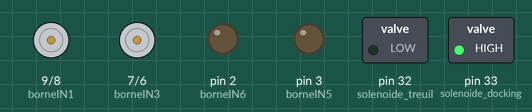
Bench run of a sketch on a simulated Arduino Mega 2560, built with avr-gcc and run on an emulated ATmega2560. On the bench: motor-driver pin pairs drawn as motors (green arrow = first pin HIGH = forward, orange = second pin HIGH = backward, longer = more drive, scaled by the enable pin), switched loads named in the sketch (green lamp = pin HIGH), output pins drawn as LEDs (lit = HIGH). At 26.0 s the program stops and its outputs stay as they are.

Above: at 0.1 s.
At 2.1 s:
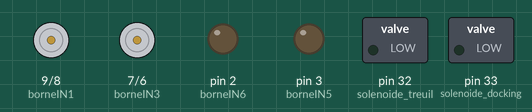
At 4.6 s:
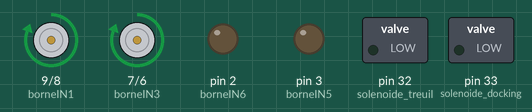
At 10.6 s:
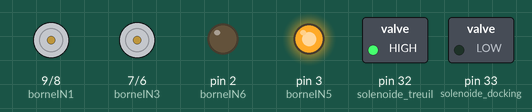
At 25.1 s:
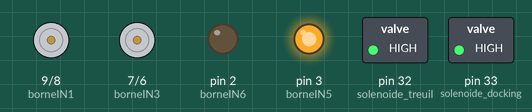
Timing chart, 0 to 26.6 s (numbered marks = the images above):
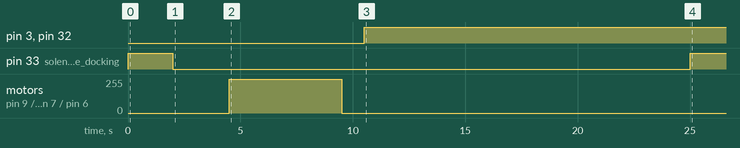

Measured:
- by itself, pin 3 (borneIN5), pin 32 (solenoide_treuil): LOW → HIGH at 10.5 s
- by itself, pin 33 (solenoide_docking): LOW → HIGH at 0.00 s, → LOW 2.0 s later, → HIGH 23.0 s later
- by itself, motor on pin 9 (borneIN1) / pin 8 (borneIN2), motor on pin 7 (borneIN3) / pin 6 (borneIN4): stopped → forward 255/255 at 4.5 s, → stopped 5.0 s later

The sketch:

Code_station_hote_v2.ino
```cpp
#include <RH_ASK.h>

#ifdef RH_HAVE_HARDWARE_SPI
#include <SPI.h> // Nécessaire pour la compilation
#endif

RH_ASK driver(2000, 13, 12, 14); // Fréquence, RX, TX, PTT – TX et PTT ne sont pas utilisés ici


//*******************************************************************************//
// Association des entrées et des sorties utilisées sur notre Arduino Mega //
//*******************************************************************************//
#define borneENA        10      // On associe la borne "ENA" du L298N à la pin D10 de l'arduino
#define borneIN1        9       // On associe la borne "IN1" du L298N à la pin D9 de l'arduino
#define borneIN2        8       // On associe la borne "IN2" du L298N à la pin D8 de l'arduino
#define borneIN3        7       // On associe la borne "IN3" du L298N à la pin D7 de l'arduino
#define borneIN4        6       // On associe la borne "IN4" du L298N à la pin D6 de l'arduino
#define borneENB        5       // On associe la borne "ENB" du L298N à la pin D5 de l'arduino
#define borneENC        4
#define borneIN5        3
#define borneIN6        2
int solenoide_treuil = 32;
int solenoide_docking = 33;


//*************************************************//
//      Verrouillage : ENA, ENB, IN1/2/3/4         //
//      Treuil : ENC, IN5/6                        //
//                                                 //
//                                                 //
//*************************************************//


//*******//
// SETUP //
//*******//
void setup() {

  // Configuration de toutes les pins de l'Arduino en "sortie" (car elles attaquent les entrées du module L298N)
  pinMode(borneENA, OUTPUT);
  pinMode(borneIN1, OUTPUT);
  pinMode(borneIN2, OUTPUT);
  pinMode(borneIN3, OUTPUT);
  pinMode(borneIN4, OUTPUT);
  pinMode(borneENB, OUTPUT);
  pinMode(solenoide_treuil, OUTPUT);
  pinMode(solenoide_docking, OUTPUT);
  pinMode(borneIN5, OUTPUT);
  pinMode(borneIN6, OUTPUT);
}


//**************************//
// Boucle principale : LOOP //
//**************************//
void loop() {
  digitalWrite(solenoide_docking, HIGH);   // Active le solenoide docking
  delay(2000);

//////////////////////////ON ACTIVE LE BOUTON pour éjecter/////////////////////////
  digitalWrite(solenoide_docking, LOW);   // Desactive le solenoide docking
  delay(1000);
  digitalWrite(solenoide_treuil, LOW);   // Active le solenoide treuil
  delay(1500);


  // Configuration des moteurs verrouillages
  digitalWrite(borneIN1, HIGH);
  digitalWrite(borneIN2, LOW);
  digitalWrite(borneIN3, HIGH);
  digitalWrite(borneIN4, LOW);

  // Et on lance le moteur
  lancerRotationMoteurPontA_B();


//////////////////////////ON ACTIVE LE BOUTON pour faire revenir le robot/////////////////////////
  // Configuration du moteur treuil
  digitalWrite(borneIN5, HIGH);
  digitalWrite(borneIN6, LOW);

  digitalWrite(solenoide_treuil, HIGH);   // Active le solenoide treuil
  delay(1500);

  lancerRotationMoteurPontC();


  digitalWrite(solenoide_docking, HIGH);   // Desactive le solenoide docking
  delay(1000);


/////RAJOUTER UN BOUTON D'URGENCE///////

  while(1);
}


//************************************************************************************//
// Fonction : lancerRotationMoteurPontA_B()    Moteurs Verrouillage                                         //
// But :      Active l'alimentation du moteur branché sur le pont A                   //
//            pendant 2 secondes, puis le met à l'arrêt (au moins 1 seconde)          //
//************************************************************************************//
void lancerRotationMoteurPontA_B() {
  digitalWrite(borneENA, HIGH);       // Active l'alimentation du moteur 1
  digitalWrite(borneENB, HIGH);
  delay(5000);                        // et attend 2 secondes

  digitalWrite(borneENA, LOW);        // Désactive l'alimentation du moteur 1
  digitalWrite(borneENB, LOW);
  delay(1000);                        // et attend 1 seconde
}

//************************************************************************************//
// Fonction : lancerRotationMoteurPontC()     Moteur Treuil                                        //
// But :      Active l'alimentation du moteur branché sur le pont C                   //
//            pendant 2 secondes, puis le met à l'arrêt (au moins 1 seconde)          //
//************************************************************************************//

void lancerRotationMoteurPontC() {
  digitalWrite(borneENC, HIGH);       // Active l'alimentation du moteur 1
  delay(12000);                        // et attend 2 secondes

  digitalWrite(borneENC, LOW);        // Désactive l'alimentation du moteur 1
  delay(1000);                        // et attend 1 seconde
}
```
